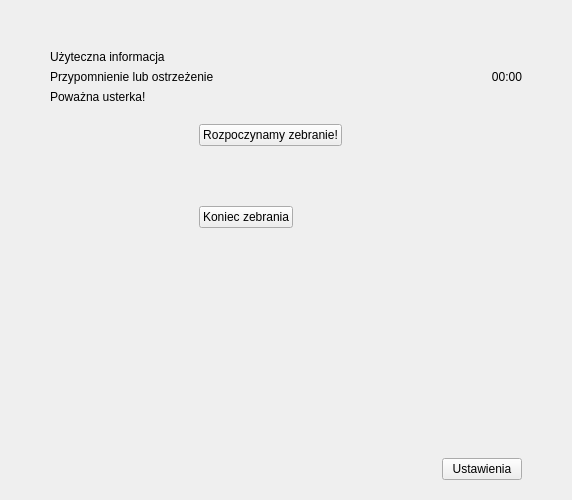
<?xml version="1.0" encoding="UTF-8"?>
<ui version="4.0">
 <class>MainWidget</class>
 <widget class="QWidget" name="MainWidget">
  <property name="geometry">
   <rect>
    <x>0</x>
    <y>0</y>
    <width>572</width>
    <height>500</height>
   </rect>
  </property>
  <property name="windowTitle">
   <string>Kingdom Hall Sound System</string>
  </property>
  <layout class="QGridLayout" name="gridLayout" rowstretch="0,0,0,0,0,0,0,0,0,0,0" columnstretch="0,0,0,0,0">
   <property name="leftMargin">
    <number>50</number>
   </property>
   <property name="topMargin">
    <number>50</number>
   </property>
   <property name="rightMargin">
    <number>50</number>
   </property>
   <property name="bottomMargin">
    <number>20</number>
   </property>
   <property name="verticalSpacing">
    <number>20</number>
   </property>
   <item row="4" column="0">
    <widget class="QWidget" name="songWidget" native="true">
     <property name="sizePolicy">
      <sizepolicy hsizetype="Maximum" vsizetype="Maximum">
       <horstretch>0</horstretch>
       <verstretch>0</verstretch>
      </sizepolicy>
     </property>
    </widget>
   </item>
   <item row="3" column="2">
    <spacer name="horizontalSpacer_3">
     <property name="orientation">
      <enum>Qt::Horizontal</enum>
     </property>
     <property name="sizeHint" stdset="0">
      <size>
       <width>40</width>
       <height>20</height>
      </size>
     </property>
    </spacer>
   </item>
   <item row="10" column="0" colspan="5">
    <layout class="QHBoxLayout" name="horizontalLayout">
     <property name="topMargin">
      <number>0</number>
     </property>
     <item>
      <spacer name="horizontalSpacer">
       <property name="orientation">
        <enum>Qt::Horizontal</enum>
       </property>
       <property name="sizeHint" stdset="0">
        <size>
         <width>40</width>
         <height>20</height>
        </size>
       </property>
      </spacer>
     </item>
     <item>
      <widget class="QPushButton" name="settingsButton">
       <property name="text">
        <string>Ustawienia</string>
       </property>
      </widget>
     </item>
    </layout>
   </item>
   <item row="2" column="2">
    <widget class="QPushButton" name="startButton">
     <property name="sizePolicy">
      <sizepolicy hsizetype="Maximum" vsizetype="Fixed">
       <horstretch>0</horstretch>
       <verstretch>0</verstretch>
      </sizepolicy>
     </property>
     <property name="text">
      <string>Rozpoczynamy zebranie!</string>
     </property>
    </widget>
   </item>
   <item row="4" column="4">
    <widget class="QWidget" name="recordWidget" native="true">
     <property name="sizePolicy">
      <sizepolicy hsizetype="Maximum" vsizetype="Maximum">
       <horstretch>0</horstretch>
       <verstretch>0</verstretch>
      </sizepolicy>
     </property>
    </widget>
   </item>
   <item row="7" column="2">
    <widget class="QPushButton" name="endButton">
     <property name="sizePolicy">
      <sizepolicy hsizetype="Maximum" vsizetype="Fixed">
       <horstretch>0</horstretch>
       <verstretch>0</verstretch>
      </sizepolicy>
     </property>
     <property name="text">
      <string>Koniec zebrania</string>
     </property>
    </widget>
   </item>
   <item row="2" column="1">
    <spacer name="horizontalSpacer_6">
     <property name="orientation">
      <enum>Qt::Horizontal</enum>
     </property>
     <property name="sizeHint" stdset="0">
      <size>
       <width>40</width>
       <height>20</height>
      </size>
     </property>
    </spacer>
   </item>
   <item row="0" column="4">
    <widget class="QLabel" name="timeLabel">
     <property name="sizePolicy">
      <sizepolicy hsizetype="Preferred" vsizetype="Fixed">
       <horstretch>0</horstretch>
       <verstretch>0</verstretch>
      </sizepolicy>
     </property>
     <property name="text">
      <string>00:00</string>
     </property>
     <property name="alignment">
      <set>Qt::AlignRight|Qt::AlignTrailing|Qt::AlignVCenter</set>
     </property>
    </widget>
   </item>
   <item row="0" column="0" colspan="3">
    <layout class="QVBoxLayout" name="verticalLayout">
     <item>
      <widget class="QLabel" name="info">
       <property name="text">
        <string>Użyteczna informacja</string>
       </property>
      </widget>
     </item>
     <item>
      <widget class="QLabel" name="warning">
       <property name="text">
        <string>Przypomnienie lub ostrzeżenie</string>
       </property>
      </widget>
     </item>
     <item>
      <widget class="QLabel" name="critical">
       <property name="text">
        <string>Poważna usterka!</string>
       </property>
      </widget>
     </item>
    </layout>
   </item>
   <item row="9" column="2">
    <spacer name="verticalSpacer">
     <property name="orientation">
      <enum>Qt::Vertical</enum>
     </property>
     <property name="sizeHint" stdset="0">
      <size>
       <width>20</width>
       <height>40</height>
      </size>
     </property>
    </spacer>
   </item>
   <item row="2" column="3">
    <spacer name="horizontalSpacer_2">
     <property name="orientation">
      <enum>Qt::Horizontal</enum>
     </property>
     <property name="sizeHint" stdset="0">
      <size>
       <width>40</width>
       <height>20</height>
      </size>
     </property>
    </spacer>
   </item>
  </layout>
 </widget>
 <layoutdefault spacing="6" margin="11"/>
 <resources/>
 <connections/>
</ui>
